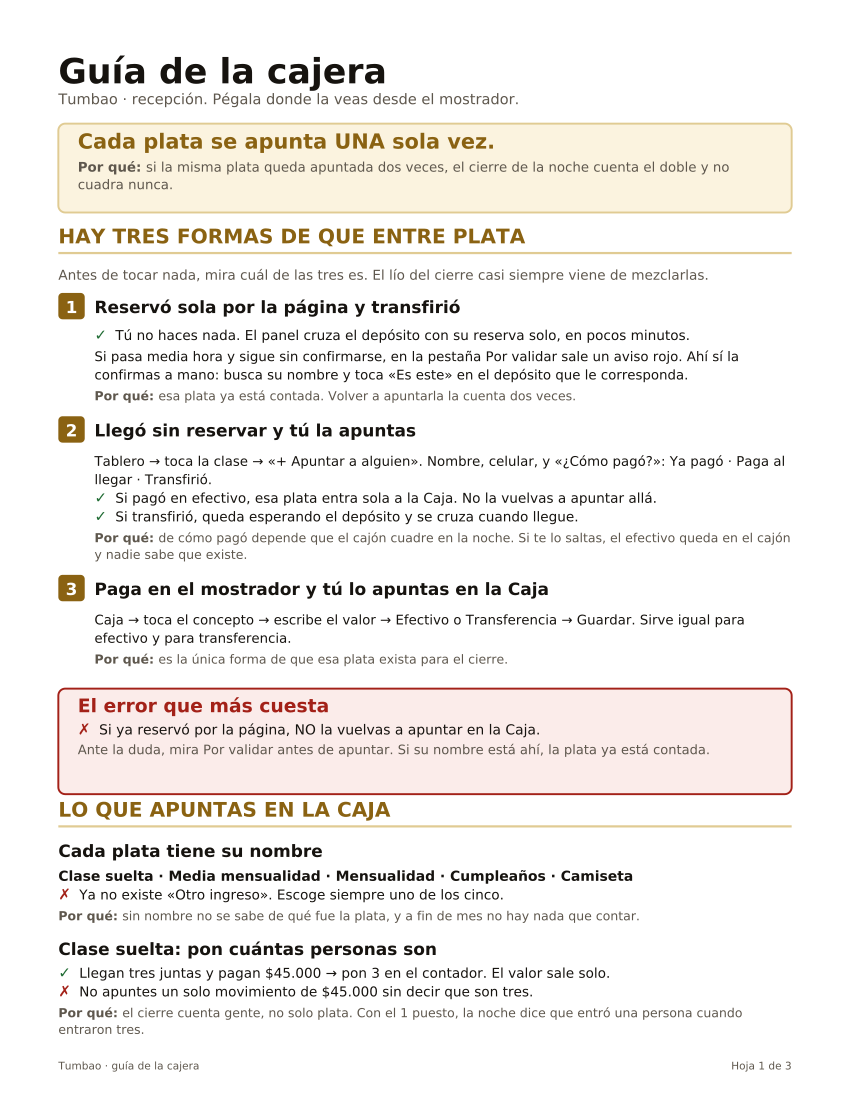

Python code for this plot:
#!/usr/bin/env python3
# -*- coding: utf-8 -*-
"""
Genera guia-de-la-cajera.pdf — la hoja que se imprime y se pega en recepción.

Para quién es: la persona que cobra de pie, con gente delante, y que a las
diez de la noche cierra la caja. No es documentación técnica. Si al editar
esto una frase se alarga o aparece una palabra de sistema, se corrige aquí
y se vuelve a generar:

    pip install reportlab
    python3 guia-de-la-cajera.py

Reglas de escritura que este archivo intenta respetar (no las rompas al
editar, son el motivo de que la hoja sirva):
  · Frases cortas, palabras normales. Nada de "sistema", "registro",
    "conciliación", "flujo".
  · Cada regla dice POR QUÉ. Una norma sin motivo se salta el día que hay cola.
  · Tres páginas. Si no cabe, sobra texto — no se achica la letra.
  · Los nombres de botones y de la tirilla son los que la cajera tiene
    delante. Si el panel los cambia, cámbialos aquí el mismo día.
"""

import os
from reportlab.lib.pagesizes import LETTER
from reportlab.lib.colors import HexColor
from reportlab.pdfgen import canvas
from reportlab.pdfbase import pdfmetrics
from reportlab.pdfbase.ttfonts import TTFont

# ── tipografía ──────────────────────────────────────────────────────────
# DejaVu y no Helvetica: Helvetica no trae ✓ ni ✗ y los pinta como cuadros
# negros. Las marcas de sí/no son la mitad de para qué sirve esta hoja.
FDIR = "/usr/share/fonts/truetype/dejavu"
pdfmetrics.registerFont(TTFont("D", os.path.join(FDIR, "DejaVuSans.ttf")))
pdfmetrics.registerFont(TTFont("DB", os.path.join(FDIR, "DejaVuSans-Bold.ttf")))

# ── colores ─────────────────────────────────────────────────────────────
INK    = HexColor("#16130F")
GREY   = HexColor("#5E574D")
GOLD   = HexColor("#8A6212")   # el dorado de Tumbao, oscurecido para papel
GOLDBG = HexColor("#FBF3DF")
GOLDLN = HexColor("#E0CB93")
RED    = HexColor("#A32118")
REDBG  = HexColor("#FBECEA")
GREEN  = HexColor("#1F6B33")
RULE   = HexColor("#D8D2C6")

# ── caja de página ──────────────────────────────────────────────────────
W, H = LETTER
ML, MR, MT, MB = 42, 42, 36, 34
CW = W - ML - MR

c = canvas.Canvas("guia-de-la-cajera.pdf", pagesize=LETTER)
c.setTitle("Guía de la cajera — Tumbao")
c.setAuthor("Tumbao")

y = H - MT
pagina = 1


# ── utilidades de dibujo ────────────────────────────────────────────────
def wrap(txt, font, size, width):
    """Parte un texto en líneas que caben en `width`."""
    palabras, lineas, linea = txt.split(), [], ""
    for p in palabras:
        prueba = (linea + " " + p).strip()
        if pdfmetrics.stringWidth(prueba, font, size) <= width:
            linea = prueba
        else:
            if linea:
                lineas.append(linea)
            linea = p
    if linea:
        lineas.append(linea)
    return lineas


def parrafo(txt, x, ancho, font="D", size=9.6, lead=13.2, color=INK, gap=0):
    """Escribe un párrafo con salto de línea automático. Devuelve el alto."""
    global y
    y -= gap
    c.setFont(font, size)
    c.setFillColor(color)
    for ln in wrap(txt, font, size, ancho):
        y -= lead
        c.drawString(x, y, ln)
    return y


def negrita_inicio(prefijo, resto, x, ancho, size=9.6, lead=13.2,
                   color=INK, cprefijo=None):
    """Una línea que empieza en negrita ("Por qué:") y sigue normal.
    Se hace a mano porque el resto de la hoja no necesita HTML."""
    global y
    c.setFillColor(cprefijo or color)
    wpref = pdfmetrics.stringWidth(prefijo + " ", "DB", size)
    lineas = wrap(resto, "D", size, ancho - wpref)
    for i, ln in enumerate(lineas):
        y -= lead
        if i == 0:
            c.setFont("DB", size)
            c.setFillColor(cprefijo or color)
            c.drawString(x, y, prefijo)
            c.setFont("D", size)
            c.setFillColor(color)
            c.drawString(x + wpref, y, ln)
        else:
            c.setFont("D", size)
            c.setFillColor(color)
            c.drawString(x, y, ln)


def porque(txt, x=ML + 26, ancho=CW - 26):
    """La línea del motivo. Ninguna regla de esta hoja va sin una."""
    global y
    y -= 3
    negrita_inicio("Por qué:", txt, x, ancho, size=9, lead=12,
                   color=GREY, cprefijo=GREY)


def marca(simbolo, txt, x=ML + 26, ancho=CW - 26, size=9.8, lead=13.4):
    """Una línea con ✓ o ✗ delante. Es lo que se lee de un vistazo."""
    global y
    col = GREEN if simbolo == "✓" else RED
    w = pdfmetrics.stringWidth(simbolo + "  ", "DB", size)
    lineas = wrap(txt, "D", size, ancho - w)
    for i, ln in enumerate(lineas):
        y -= lead
        if i == 0:
            c.setFont("DB", size + 1)
            c.setFillColor(col)
            c.drawString(x, y, simbolo)
        c.setFont("D", size)
        c.setFillColor(INK)
        c.drawString(x + w, y, ln)


def seccion(txt, gap=20):
    """Título grande. Tiene que verse desde el otro lado del mostrador."""
    global y
    y -= gap
    c.setFont("DB", 14.5)
    c.setFillColor(GOLD)
    y -= 15
    c.drawString(ML, y, txt.upper())
    y -= 7
    c.setStrokeColor(GOLDLN)
    c.setLineWidth(1.6)
    c.line(ML, y, ML + CW, y)
    y -= 4


def caso(num, titulo, gap=15):
    """Un caso numerado. El número va en un cuadro para poder buscarlo."""
    global y
    y -= gap
    c.setFillColor(GOLD)
    c.roundRect(ML, y - 15.5, 19, 19, 3, stroke=0, fill=1)
    c.setFont("DB", 12)
    c.setFillColor(HexColor("#FFFFFF"))
    c.drawCentredString(ML + 9.5, y - 11, str(num))
    c.setFont("DB", 12.2)
    c.setFillColor(INK)
    for i, ln in enumerate(wrap(titulo, "DB", 12.2, CW - 26)):
        if i:
            y -= 14.5
        c.drawString(ML + 26, y - 11, ln)
    y -= 17


def sub(titulo, gap=15):
    """Título de bloque, sin número."""
    global y
    y -= gap
    c.setFont("DB", 12.2)
    c.setFillColor(INK)
    y -= 12
    c.drawString(ML, y, titulo)
    y -= 3


def recuadro(alto, color_borde, color_fondo):
    """Dibuja el marco de un aviso y deja el cursor dentro."""
    global y
    c.setFillColor(color_fondo)
    c.setStrokeColor(color_borde)
    c.setLineWidth(1.4)
    c.roundRect(ML, y - alto, CW, alto, 5, stroke=1, fill=1)
    y -= 12


def pie():
    """Numeración discreta abajo. Sirve para no pegar las hojas al revés."""
    c.setFont("D", 7.6)
    c.setFillColor(GREY)
    c.drawString(ML, MB - 12, "Tumbao · guía de la cajera")
    c.drawRightString(W - MR, MB - 12, "Hoja %d de 3" % pagina)


def nueva_pagina():
    global y, pagina
    assert y > MB, "se pasó de la página %d (y=%.0f)" % (pagina, y)
    pie()
    c.showPage()
    pagina += 1
    y = H - MT


# ════════════════════════════════════════════════════════════════════════
# HOJA 1 — por dónde entra la plata
# ════════════════════════════════════════════════════════════════════════
c.setFont("DB", 25)
c.setFillColor(INK)
y -= 24
c.drawString(ML, y, "Guía de la cajera")
c.setFont("D", 10.5)
c.setFillColor(GREY)
y -= 15
c.drawString(ML, y, "Tumbao · recepción. Pégala donde la veas desde el mostrador.")
y -= 14

# La regla de oro, en amarillo y arriba del todo: es la única frase que
# hay que recordar si no se lee nada más.
recuadro(64, GOLDLN, GOLDBG)
c.setFont("DB", 15)
c.setFillColor(GOLD)
y -= 6
c.drawString(ML + 14, y, "Cada plata se apunta UNA sola vez.")
y -= 4
negrita_inicio("Por qué:",
               "si la misma plata queda apuntada dos veces, el cierre de la "
               "noche cuenta el doble y no cuadra nunca.",
               ML + 14, CW - 28, size=9.6, lead=12.6, color=GREY, cprefijo=GREY)
y -= 16

seccion("Hay tres formas de que entre plata", gap=8)
parrafo("Antes de tocar nada, mira cuál de las tres es. El lío del cierre "
        "casi siempre viene de mezclarlas.",
        ML, CW, size=9.8, color=GREY, gap=2)

caso(1, "Reservó sola por la página y transfirió", gap=13)
marca("✓", "Tú no haces nada. El panel cruza el depósito con su reserva solo, "
           "en pocos minutos.")
parrafo("Si pasa media hora y sigue sin confirmarse, en la pestaña Por validar "
        "sale un aviso rojo. Ahí sí la confirmas a mano: busca su nombre y toca "
        "«Es este» en el depósito que le corresponda.",
        ML + 26, CW - 26, size=9.6, gap=2)
porque("esa plata ya está contada. Volver a apuntarla la cuenta dos veces.")

caso(2, "Llegó sin reservar y tú la apuntas")
parrafo("Tablero → toca la clase → «+ Apuntar a alguien». Nombre, celular, y "
        "«¿Cómo pagó?»: Ya pagó · Paga al llegar · Transfirió.",
        ML + 26, CW - 26, size=9.6, gap=2)
marca("✓", "Si pagó en efectivo, esa plata entra sola a la Caja. No la vuelvas "
           "a apuntar allá.")
marca("✓", "Si transfirió, queda esperando el depósito y se cruza cuando llegue.")
porque("de cómo pagó depende que el cajón cuadre en la noche. Si te lo saltas, "
       "el efectivo queda en el cajón y nadie sabe que existe.")

caso(3, "Paga en el mostrador y tú lo apuntas en la Caja")
parrafo("Caja → toca el concepto → escribe el valor → Efectivo o Transferencia "
        "→ Guardar. Sirve igual para efectivo y para transferencia.",
        ML + 26, CW - 26, size=9.6, gap=2)
porque("es la única forma de que esa plata exista para el cierre.")

y -= 18
recuadro(76, RED, REDBG)
c.setFont("DB", 13.5)
c.setFillColor(RED)
y -= 5
c.drawString(ML + 14, y, "El error que más cuesta")
y -= 2
marca("✗", "Si ya reservó por la página, NO la vuelvas a apuntar en la Caja.",
      x=ML + 14, ancho=CW - 28, size=10, lead=14)
parrafo("Ante la duda, mira Por validar antes de apuntar. Si su nombre está "
        "ahí, la plata ya está contada.",
        ML + 14, CW - 28, size=9.4, color=GREY, gap=1)
y -= 14

seccion("Lo que apuntas en la Caja", gap=16)

sub("Cada plata tiene su nombre", gap=6)
parrafo("Clase suelta · Media mensualidad · Mensualidad · Cumpleaños · Camiseta",
        ML, CW, font="DB", size=10, gap=1)
marca("✗", "Ya no existe «Otro ingreso». Escoge siempre uno de los cinco.",
      x=ML, ancho=CW)
porque("sin nombre no se sabe de qué fue la plata, y a fin de mes no hay nada "
       "que contar.", x=ML, ancho=CW)

sub("Clase suelta: pon cuántas personas son", gap=13)
marca("✓", "Llegan tres juntas y pagan $45.000 → pon 3 en el contador. "
           "El valor sale solo.", x=ML, ancho=CW)
marca("✗", "No apuntes un solo movimiento de $45.000 sin decir que son tres.",
      x=ML, ancho=CW)
porque("el cierre cuenta gente, no solo plata. Con el 1 puesto, la noche dice "
       "que entró una persona cuando entraron tres.", x=ML, ancho=CW)

nueva_pagina()

# ════════════════════════════════════════════════════════════════════════
# HOJA 2 — el cobro por transferencia, y qué hacer cuando algo no cuadra
# ════════════════════════════════════════════════════════════════════════
seccion("Cuando te pagan por transferencia", gap=0)

sub("Escoge el depósito de la lista", gap=12)
parrafo("Al marcar Transferencia sale la lista de depósitos que el banco ya "
        "avisó. Escoge el suyo. Si todavía no aparece, toca «No está en la "
        "lista»: se guarda igual y queda marcado.",
        ML, CW, size=9.6, gap=2)
porque("la foto del comprobante no comprueba nada: puede ser vieja o retocada. "
       "El depósito de la lista lo confirmó el banco.", x=ML, ancho=CW)

sub("El botón «Ya lo registré»", gap=17)
parrafo("Cobras una transferencia y la apuntas de una. Un rato después llega el "
        "aviso del banco y ese depósito aparece como que no es de nadie.",
        ML, CW, size=9.6, gap=2)
marca("✓", "No es plata nueva: es la misma. Toca «Ya lo registré» y enlázalo "
           "con el movimiento que ya hiciste.", x=ML, ancho=CW)
marca("✗", "No lo cobres otra vez. Quedaría doble.", x=ML, ancho=CW)

seccion("Cuando algo no cuadra", gap=22)

sub("Llegó un depósito y no sé de quién es", gap=12)
parrafo("Déjalo quieto. Sale en Por validar, en «Llegó al banco y nadie lo ha "
        "reclamado». Cuando alguien lo reclame, tócalo y cóbralo desde ahí.",
        ML, CW, size=9.5, lead=12.6, gap=1)

sub("Cobré en efectivo y el banco no reporta nada", gap=17)
parrafo("Está bien así. El efectivo no pasa por el banco: nunca va a salir en "
        "la lista de depósitos.",
        ML, CW, size=9.5, lead=12.6, gap=1)

sub("La clienta dice que pagó y no aparece", gap=17)
parrafo("Mírala en Por validar. Si su nombre está ahí con un depósito al lado, "
        "toca «Es este». Si no hay ninguno parecido, pregúntale a nombre de "
        "quién salió: muchas veces pagó la mamá y el banco trae otro nombre.",
        ML, CW, size=9.5, lead=12.6, gap=1)

sub("Apunté algo mal y todavía no he cerrado", gap=17)
parrafo("Caja → «Ver movimientos de hoy» → Anular. Y lo vuelves a apuntar bien. "
        "Si tenía un depósito enlazado, vuelve solo a la lista.",
        ML, CW, size=9.5, lead=12.6, gap=1)

sub("Apunté algo mal y ya cerré el día", gap=17)
parrafo("Caja → «Corregir el cierre». Te pide el motivo en una frase, corriges "
        "y vuelves a cerrar. El motivo queda escrito, para que mañana nadie "
        "adivine qué pasó.",
        ML, CW, size=9.5, lead=12.6, gap=1)

sub("Pagó hoy una clase de la otra semana", gap=17)
parrafo("Apúntalo hoy, normal: la plata entró hoy y está en el cajón hoy. "
        "El panel la separa solo, como clases de otro día.",
        ML, CW, size=9.5, lead=12.6, gap=1)

sub("Entró alguien que había pagado hace días", gap=17)
parrafo("No le cobres nada: su plata ya entró otro día. Márcale la entrada y "
        "listo. En la tirilla sale en POR REVISAR como «Reprogramada · ya pagó "
        "antes», y eso está bien.",
        ML, CW, size=9.5, lead=12.6, gap=1)

nueva_pagina()

# ════════════════════════════════════════════════════════════════════════
# HOJA 3 — el cierre
# ════════════════════════════════════════════════════════════════════════
seccion("El cierre, paso a paso", gap=0)
parrafo("Cobra todo lo que falte ANTES de empezar. Después de cerrar, arreglar "
        "cuesta el triple.", ML, CW, size=9.8, color=GREY, gap=2)


def paso(n, titulo, detalle=None, motivo=None, gap=11):
    global y
    y -= gap
    c.setFont("DB", 11.5)
    c.setFillColor(GOLD)
    y -= 12
    c.drawString(ML, y, str(n) + ".")
    c.setFillColor(INK)
    for i, ln in enumerate(wrap(titulo, "DB", 11.5, CW - 20)):
        if i:
            y -= 13.5
        c.drawString(ML + 20, y, ln)
    if detalle:
        parrafo(detalle, ML + 20, CW - 20, size=9.4, lead=12.4, gap=1)
    if motivo:
        porque(motivo, x=ML + 20, ancho=CW - 20)


paso(1, "¿Queda alguien en Por validar?",
     "Resuélvelo antes de cerrar. La pestaña lleva el número al lado.",
     "una reserva sin resolver es plata que el cierre no sabe de quién es.",
     gap=8)
paso(2, "¿Hay depósitos sin reclamar?",
     "En «Llegó al banco y nadie lo ha reclamado». Si alguno es de hoy y sabes "
     "de quién es, cóbralo ahora.")
paso(3, "¿Apuntaste los gastos del día?",
     "Celador, aseo, cafetería, profesores. Si de verdad no hubo ninguno, el "
     "panel te va a pedir que lo confirmes con un visto.",
     "un gasto sin apuntar hace que falte plata en el cajón sin explicación.")
paso(4, "Caja → «Cerrar el día».",
     "Ahí aparecen los totales. Antes no se ven a propósito.",
     "contar el cajón sabiendo de antemano la cifra no es contar, es confirmar.")
paso(5, "Cuenta los billetes y escribe lo que hay.",
     "En «¿Cuánto contaste en el cajón?» va lo que de verdad hay. Lo que sea.")
paso(6, "Escribe cuánto dejas de base para mañana.",
     "El resto se retira. No puedes dejar más de lo que contaste.")
paso(7, "Cierra, imprime la tirilla y guárdala con el efectivo.",
     "Si vas a cuadrar contra el extracto del banco, imprime también "
     "«Cuándo pagaron».")

seccion("La tirilla, de arriba a abajo", gap=14)

TIRILLA = [
    ("INGRESOS DEL DÍA",
     "Reservas página, Reservas manuales y Pagos en caja. Debajo, cuánta "
     "gente entró a clase suelta. Y «= Entradas»."),
    ("SALIDAS",
     "Los gastos del día, y «= Salidas»."),
    ("CAJA 1",
     "Base al abrir, Debía haber y Se contó. Y el veredicto: SÍ CUADRA ✓ o "
     "NO CUADRA."),
    ("DEPÓSITOS REGISTRADOS HOY",
     "Lo que el panel alcanzó a registrar hoy. Ojo: no es el extracto del banco."),
    ("POR REVISAR",
     "Lo que no pasó solo por la página. Es lo único que hay que mirar uno "
     "por uno."),
]

# La columna se mide, no se adivina: con un número puesto a ojo el rótulo
# más largo se metía encima del texto.
COL = max(pdfmetrics.stringWidth(t, "DB", 8.7) for t, _ in TIRILLA) + 14

for titulo, texto in TIRILLA:
    # Columna fija para el rótulo: los nombres de la tirilla son de largos
    # muy distintos y, alineados a la izquierda cada uno donde cayera, la
    # lista se lee como un texto corrido en vez de como una tabla.
    y -= 7
    for i, ln in enumerate(wrap(texto, "D", 9.4, CW - COL)):
        y -= 12.4
        if i == 0:
            c.setFont("DB", 8.7)
            c.setFillColor(GOLD)
            c.drawString(ML, y, titulo)
        c.setFont("D", 9.4)
        c.setFillColor(INK)
        c.drawString(ML + COL, y, ln)

y -= 14
recuadro(150, RED, REDBG)
c.setFont("DB", 14.5)
c.setFillColor(RED)
y -= 6
c.drawString(ML + 14, y, "Si la tirilla dice NO CUADRA")
y -= 2
marca("✗", "No lo arregles cambiando la cifra que contaste.",
      x=ML + 14, ancho=CW - 28, size=9.8, lead=13.4)
marca("✓", "Escribe siempre lo que de verdad hay en el cajón. Después busca, "
           "en este orden:", x=ML + 14, ancho=CW - 28, size=9.8, lead=13.4)
for i, t in enumerate([
    "¿Falta un gasto por apuntar? Es lo más común de lejos.",
    "¿Alguna clase suelta quedó sin el número de personas?",
    "¿Algo se apuntó dos veces? Mira «Ver movimientos de hoy»: dos iguales seguidos.",
    "¿Alguien pagó en efectivo en la puerta y no quedó en la Caja?",
], 1):
    y -= 12.6
    c.setFont("DB", 9.3)
    c.setFillColor(RED)
    c.drawString(ML + 30, y, str(i) + ".")
    c.setFont("D", 9.3)
    c.setFillColor(INK)
    c.drawString(ML + 45, y, t)
y -= 4
negrita_inicio("Y si aun así no cuadra:",
               "cierra igual, con la cifra real, y escribe en la nota qué pasó. "
               "Un cierre con nota se puede investigar mañana; uno cuadrado a la "
               "fuerza, no.",
               ML + 14, CW - 28, size=9.3, lead=12.4, color=GREY, cprefijo=RED)

assert y > MB, "se pasó de la página 3 (y=%.0f)" % y
pie()
c.showPage()
c.save()
print("Listo: guia-de-la-cajera.pdf — 3 hojas")
